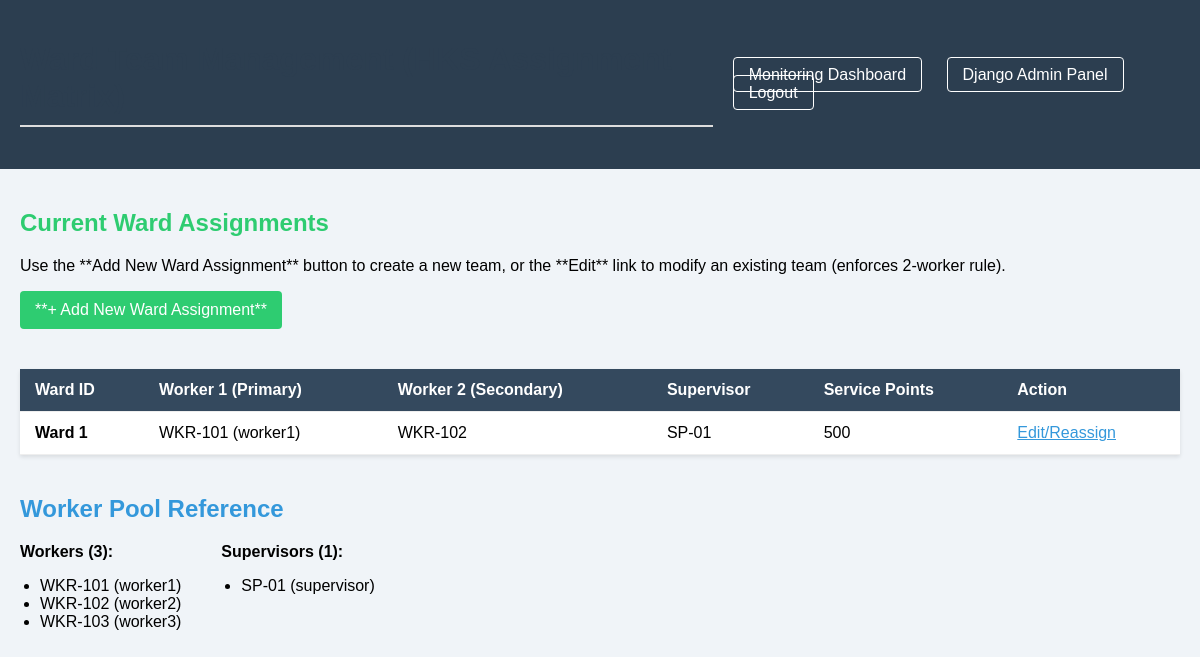
/dashboard-admin/ward-management/ (signed in), run on the app's committed database.
### workers/models.py (models this page shows, shortened)
class HKSWardAssignment(models.Model):
    ward_id = models.CharField(max_length=50, unique=True, help_text="The unique geographic ID of the Ward (e.g., LSGI-W05)")
    service_points_count = models.IntegerField(default=500, help_text="Number of households/service points in the ward.")
    worker1 = models.ForeignKey(
        WorkerProfile,
        on_delete=models.RESTRICT,
        related_name='primary_wards',
        help_text="Primary HKS member assigned to this ward."
    )
    worker2 = models.ForeignKey(
        WorkerProfile,
        on_delete=models.RESTRICT,
        related_name='secondary_wards',
        null=True, blank=True,
        help_text="Secondary HKS member assigned to this ward."
    )
    supervisor = models.ForeignKey(
        SupervisorProfile,
        on_delete=models.SET_NULL,
        null=True, blank=True
    )
    class Meta:
        verbose_name_plural = "HKS Ward Assignments"

class WorkerProfile(models.Model):
    user = models.OneToOneField(settings.AUTH_USER_MODEL, on_delete=models.CASCADE)
    worker_id = models.CharField(max_length=50, unique=True)
    assigned_wards = JSONField(default=list)
    class Meta:
        verbose_name_plural = "Worker Profiles"

class SupervisorProfile(models.Model):
    user = models.OneToOneField(settings.AUTH_USER_MODEL, on_delete=models.CASCADE)
    supervisor_id = models.CharField(max_length=50, unique=True)
    lsgi_area = models.CharField(max_length=100, default="LSGI Central")
    class Meta:
        verbose_name_plural = "Supervisor Profiles"

### admin_dashboard/views.py (the view)
# urls.py: path('ward-management/', views.ward_assignment_management, name='ward_assignment_management'),
@login_required(login_url='admin_login')
@user_passes_test(is_superuser, login_url='admin_login')
def ward_assignment_management(request):
    assignments = HKSWardAssignment.objects.all().order_by('ward_id')
    all_workers = WorkerProfile.objects.all()
    all_supervisors = SupervisorProfile.objects.all()
    context = {
        'assignments': assignments,
        'all_workers': all_workers,
        'all_supervisors': all_supervisors,
    }
    return render(request, 'admin_dashboard/ward_management.html', context)

### admin_dashboard/views.py (called while the page is built)
def is_superuser(user):
    return user.is_superuser

### admin_dashboard/templates/admin_dashboard/ward_management.html (shortened to what this page needs)
{% load static %}
<!DOCTYPE html>
<html lang="en">
<head>
</head>
<body>
    <div class="header">
        <h1>Ward Team Management (HKS Assignment Matrix)</h1>
        <div>
            <a href="{% url 'admin_monitoring_dashboard' %}">Monitoring Dashboard</a>
            <a href="{% url 'admin:index' %}">Django Admin Panel</a>
            <a href="{% url 'resident_logout' %}">Logout</a>
        </div>
    </div>
    <div class="content">
        <h2 style="color: #2ecc71;">Current Ward Assignments</h2>
        <p>Use the **Add New Ward Assignment** button to create a new team, or the **Edit** link to modify an existing team (enforces 2-worker rule).</p>
        <a href="{% url 'admin:workers_hkswardassignment_add' %}" style="padding: 10px 15px; background-color: #2ecc71; color: white; text-decoration: none; border-radius: 4px; display: inline-block; margin-bottom: 20px;">
            **+ Add New Ward Assignment**
        </a>
        <table>
            <thead>
                <tr>
                    <th>Ward ID</th>
                    <th>Worker 1 (Primary)</th>
                    <th>Worker 2 (Secondary)</th>
                    <th>Supervisor</th>
                    <th>Service Points</th>
                    <th>Action</th>
                </tr>
            </thead>
            <tbody>
                {% for assignment in assignments %}
                <tr>
                    <td style="font-weight: bold;">{{ assignment.ward_id }}</td>
                    <td>{{ assignment.worker1.worker_id }} ({{ assignment.worker1.user.username }})</td>
                    <td>{{ assignment.worker2.worker_id|default:"N/A" }}</td>
                    <td>{{ assignment.supervisor.supervisor_id|default:"N/A" }}</td>
                    <td>{{ assignment.service_points_count }}</td>
                    <td>
                        <a href="{% url 'admin:workers_hkswardassignment_change' assignment.id %}" style="color: #3498db;">
                            Edit/Reassign
                        </a>
                    </td>
                </tr>
                {% empty %}
                    <tr><td colspan="6">No permanent ward assignments have been configured yet.</td></tr>
                {% endfor %}
            </tbody>
        </table>
        <h2 style="margin-top: 40px; color: #3498db;">Worker Pool Reference</h2>
        <div style="display: flex; gap: 40px;">
            <div>
                <strong>Workers ({{ all_workers.count }}):</strong>
                <ul style="list-style-type: disc; padding-left: 20px;">
                    {% for worker in all_workers %}
                        <li>{{ worker.worker_id }} ({{ worker.user.username }})</li>
                    {% endfor %}
                </ul>
            </div>
            <div>
                <strong>Supervisors ({{ all_supervisors.count }}):</strong>
                <ul style="list-style-type: disc; padding-left: 20px;">
                    {% for supervisor in all_supervisors %}
                        <li>{{ supervisor.supervisor_id }} ({{ supervisor.user.username }})</li>
                    {% endfor %}
                </ul>
            </div>
        </div>
    </div>
</body>
</html>

### admin_dashboard/templates/admin_dashboard/ward_management.html (style rules this page uses)
body { font-family: Arial, sans-serif; background-color: #f0f4f8; margin: 0; padding: 0; }
.header { background-color: #2c3e50; color: white; padding: 20px; display: flex; justify-content: space-between; align-items: center; }
.header a { color: white; text-decoration: none; margin-left: 20px; padding: 8px 15px; border: 1px solid white; border-radius: 4px; transition: background-color 0.3s; }
.content { padding: 20px; max-width: 1400px; margin: auto; }
h1 { color: #2c3e50; border-bottom: 2px solid #ddd; padding-bottom: 10px; }
table { width: 100%; border-collapse: collapse; margin-top: 20px; background: white; box-shadow: 0 2px 4px rgba(0, 0, 0, 0.1); }
th, td { padding: 12px 15px; text-align: left; border-bottom: 1px solid #eee; }
th { background-color: #34495e; color: white; }

### data on the page
HKSWardAssignment: ward_id "Ward 1", worker1.worker_id "WKR-101", worker1.user.username "worker1", worker2.worker_id "WKR-102", supervisor.supervisor_id "SP-01", service_points_count "500"
WorkerProfile: worker_id "WKR-101", user.username "worker1"
WorkerProfile: worker_id "WKR-102", user.username "worker2"
WorkerProfile: worker_id "WKR-103", user.username "worker3"
SupervisorProfile: supervisor_id "SP-01", user.username "supervisor"

### other printed values
{{ all_workers.count }} "3"
{{ all_supervisors.count }} "1"
